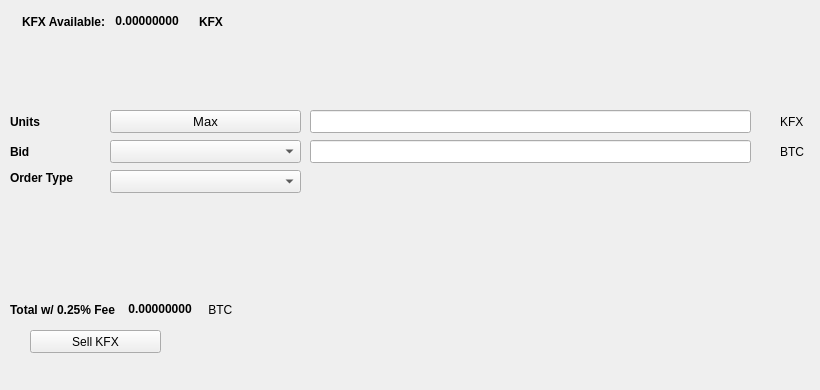
   <widget class="QWidget" name="SellTab">
    <attribute name="title">
     <string>Sell</string>
    </attribute>
    <widget class="QLabel" name="label_16">
     <property name="geometry">
      <rect>
       <x>780</x>
       <y>140</y>
       <width>31</width>
       <height>23</height>
      </rect>
     </property>
     <property name="text">
      <string>BTC</string>
     </property>
    </widget>
    <widget class="QComboBox" name="SellBidcomboBox">
     <property name="geometry">
      <rect>
       <x>110</x>
       <y>140</y>
       <width>191</width>
       <height>23</height>
      </rect>
     </property>
     <property name="font">
      <font>
       <pointsize>10</pointsize>
      </font>
     </property>
    </widget>
    <widget class="QLabel" name="label_18">
     <property name="geometry">
      <rect>
       <x>10</x>
       <y>110</y>
       <width>46</width>
       <height>23</height>
      </rect>
     </property>
     <property name="font">
      <font>
       <weight>75</weight>
       <bold>true</bold>
      </font>
     </property>
     <property name="text">
      <string>Units</string>
     </property>
    </widget>
    <widget class="QPushButton" name="Sell_Max_Amount">
     <property name="geometry">
      <rect>
       <x>110</x>
       <y>110</y>
       <width>191</width>
       <height>23</height>
      </rect>
     </property>
     <property name="font">
      <font>
       <pointsize>10</pointsize>
      </font>
     </property>
     <property name="text">
      <string>Max</string>
     </property>
    </widget>
    <widget class="QLabel" name="label_20">
     <property name="geometry">
      <rect>
       <x>10</x>
       <y>170</y>
       <width>91</width>
       <height>16</height>
      </rect>
     </property>
     <property name="font">
      <font>
       <weight>75</weight>
       <bold>true</bold>
      </font>
     </property>
     <property name="text">
      <string>Order Type</string>
     </property>
    </widget>
    <widget class="QComboBox" name="SellOrdertypeCombo">
     <property name="geometry">
      <rect>
       <x>110</x>
       <y>170</y>
       <width>191</width>
       <height>23</height>
      </rect>
     </property>
     <property name="font">
      <font>
       <pointsize>10</pointsize>
      </font>
     </property>
    </widget>
    <widget class="QLabel" name="label_21">
     <property name="geometry">
      <rect>
       <x>10</x>
       <y>140</y>
       <width>46</width>
       <height>23</height>
      </rect>
     </property>
     <property name="font">
      <font>
       <weight>75</weight>
       <bold>true</bold>
      </font>
     </property>
     <property name="text">
      <string>Bid</string>
     </property>
    </widget>
    <widget class="QLabel" name="label_22">
     <property name="geometry">
      <rect>
       <x>780</x>
       <y>110</y>
       <width>31</width>
       <height>23</height>
      </rect>
     </property>
     <property name="text">
      <string>KFX</string>
     </property>
    </widget>
    <widget class="QLineEdit" name="UnitsInputKFX">
     <property name="geometry">
      <rect>
       <x>310</x>
       <y>110</y>
       <width>441</width>
       <height>23</height>
      </rect>
     </property>
     <property name="font">
      <font>
       <pointsize>9</pointsize>
       <weight>75</weight>
       <bold>true</bold>
      </font>
     </property>
    </widget>
    <widget class="QLineEdit" name="SellBidPriceEdit">
     <property name="geometry">
      <rect>
       <x>310</x>
       <y>140</y>
       <width>441</width>
       <height>23</height>
      </rect>
     </property>
     <property name="font">
      <font>
       <pointsize>9</pointsize>
       <weight>75</weight>
       <bold>true</bold>
      </font>
     </property>
    </widget>
    <widget class="QPushButton" name="SellKFXBTN">
     <property name="geometry">
      <rect>
       <x>30</x>
       <y>330</y>
       <width>131</width>
       <height>23</height>
      </rect>
     </property>
     <property name="text">
      <string>Sell KFX</string>
     </property>
     <property name="icon">
      <iconset resource="../kfx">
       <normaloff>:/icons/bitcoin</normaloff>:/icons/bitcoin</iconset>
     </property>
    </widget>
    <widget class="QWidget" name="layoutWidget3">
     <property name="geometry">
      <rect>
       <x>22</x>
       <y>12</y>
       <width>258</width>
       <height>19</height>
      </rect>
     </property>
     <layout class="QHBoxLayout" name="horizontalLayout">
      <item>
       <widget class="QLabel" name="label232_2">
        <property name="font">
         <font>
          <weight>75</weight>
          <bold>true</bold>
         </font>
        </property>
        <property name="text">
         <string>KFX Available:</string>
        </property>
       </widget>
      </item>
      <item>
       <widget class="QLabel" name="KFXAvailableLabel">
        <property name="palette">
         <palette>
          <active>
           <colorrole role="WindowText">
            <brush brushstyle="SolidPattern">
             <color alpha="255">
              <red>0</red>
              <green>0</green>
              <blue>0</blue>
             </color>
            </brush>
           </colorrole>
           <colorrole role="Button">
            <brush brushstyle="SolidPattern">
             <color alpha="255">
              <red>0</red>
              <green>170</green>
              <blue>0</blue>
             </color>
            </brush>
           </colorrole>
           <colorrole role="Light">
            <brush brushstyle="SolidPattern">
             <color alpha="255">
              <red>0</red>
              <green>255</green>
              <blue>0</blue>
             </color>
            </brush>
           </colorrole>
           <colorrole role="Midlight">
            <brush brushstyle="SolidPattern">
             <color alpha="255">
              <red>0</red>
              <green>212</green>
              <blue>0</blue>
             </color>
            </brush>
           </colorrole>
           <colorrole role="Dark">
            <brush brushstyle="SolidPattern">
             <color alpha="255">
              <red>0</red>
              <green>85</green>
              <blue>0</blue>
             </color>
            </brush>
           </colorrole>
           <colorrole role="Mid">
            <brush brushstyle="SolidPattern">
             <color alpha="255">
              <red>0</red>
              <green>113</green>
              <blue>0</blue>
             </color>
            </brush>
           </colorrole>
           <colorrole role="Text">
            <brush brushstyle="SolidPattern">
             <color alpha="255">
              <red>0</red>
              <green>170</green>
              <blue>0</blue>
             </color>
            </brush>
           </colorrole>
           <colorrole role="BrightText">
            <brush brushstyle="SolidPattern">
             <color alpha="255">
              <red>255</red>
              <green>255</green>
              <blue>255</blue>
             </color>
            </brush>
           </colorrole>
           <colorrole role="ButtonText">
            <brush brushstyle="SolidPattern">
             <color alpha="255">
              <red>0</red>
              <green>0</green>
              <blue>0</blue>
             </color>
            </brush>
           </colorrole>
           <colorrole role="Base">
            <brush brushstyle="SolidPattern">
             <color alpha="255">
              <red>255</red>
              <green>255</green>
              <blue>255</blue>
             </color>
            </brush>
           </colorrole>
           <colorrole role="Window">
            <brush brushstyle="SolidPattern">
             <color alpha="255">
              <red>0</red>
              <green>170</green>
              <blue>0</blue>
             </color>
            </brush>
           </colorrole>
           <colorrole role="Shadow">
            <brush brushstyle="SolidPattern">
             <color alpha="255">
              <red>0</red>
              <green>0</green>
              <blue>0</blue>
             </color>
            </brush>
           </colorrole>
           <colorrole role="AlternateBase">
            <brush brushstyle="SolidPattern">
             <color alpha="255">
              <red>127</red>
              <green>212</green>
              <blue>127</blue>
             </color>
            </brush>
           </colorrole>
           <colorrole role="ToolTipBase">
            <brush brushstyle="SolidPattern">
             <color alpha="255">
              <red>255</red>
              <green>255</green>
              <blue>220</blue>
             </color>
            </brush>
           </colorrole>
           <colorrole role="ToolTipText">
            <brush brushstyle="SolidPattern">
             <color alpha="255">
              <red>0</red>
              <green>0</green>
              <blue>0</blue>
             </color>
            </brush>
           </colorrole>
          </active>
          <inactive>
           <colorrole role="WindowText">
            <brush brushstyle="SolidPattern">
             <color alpha="255">
              <red>0</red>
              <green>0</green>
              <blue>0</blue>
             </color>
            </brush>
           </colorrole>
           <colorrole role="Button">
            <brush brushstyle="SolidPattern">
             <color alpha="255">
              <red>0</red>
              <green>170</green>
              <blue>0</blue>
             </color>
            </brush>
           </colorrole>
           <colorrole role="Light">
            <brush brushstyle="SolidPattern">
             <color alpha="255">
              <red>0</red>
              <green>255</green>
              <blue>0</blue>
             </color>
            </brush>
           </colorrole>
           <colorrole role="Midlight">
            <brush brushstyle="SolidPattern">
             <color alpha="255">
              <red>0</red>
              <green>212</green>
              <blue>0</blue>
             </color>
            </brush>
           </colorrole>
           <colorrole role="Dark">
            <brush brushstyle="SolidPattern">
             <color alpha="255">
              <red>0</red>
              <green>85</green>
              <blue>0</blue>
             </color>
            </brush>
           </colorrole>
           <colorrole role="Mid">
            <brush brushstyle="SolidPattern">
             <color alpha="255">
              <red>0</red>
              <green>113</green>
              <blue>0</blue>
             </color>
            </brush>
           </colorrole>
           <colorrole role="Text">
            <brush brushstyle="SolidPattern">
             <color alpha="255">
              <red>0</red>
              <green>170</green>
              <blue>0</blue>
             </color>
            </brush>
           </colorrole>
           <colorrole role="BrightText">
            <brush brushstyle="SolidPattern">
             <color alpha="255">
              <red>255</red>
              <green>255</green>
              <blue>255</blue>
             </color>
            </brush>
           </colorrole>
           <colorrole role="ButtonText">
            <brush brushstyle="SolidPattern">
             <color alpha="255">
              <red>0</red>
              <green>0</green>
              <blue>0</blue>
             </color>
            </brush>
           </colorrole>
           <colorrole role="Base">
            <brush brushstyle="SolidPattern">
             <color alpha="255">
              <red>255</red>
              <green>255</green>
              <blue>255</blue>
             </color>
            </brush>
           </colorrole>
           <colorrole role="Window">
            <brush brushstyle="SolidPattern">
             <color alpha="255">
              <red>0</red>
              <green>170</green>
              <blue>0</blue>
             </color>
            </brush>
           </colorrole>
           <colorrole role="Shadow">
            <brush brushstyle="SolidPattern">
             <color alpha="255">
              <red>0</red>
              <green>0</green>
              <blue>0</blue>
             </color>
            </brush>
           </colorrole>
           <colorrole role="AlternateBase">
            <brush brushstyle="SolidPattern">
             <color alpha="255">
              <red>127</red>
              <green>212</green>
              <blue>127</blue>
             </color>
            </brush>
           </colorrole>
           <colorrole role="ToolTipBase">
            <brush brushstyle="SolidPattern">
             <color alpha="255">
              <red>255</red>
              <green>255</green>
              <blue>220</blue>
             </color>
            </brush>
           </colorrole>
           <colorrole role="ToolTipText">
            <brush brushstyle="SolidPattern">
             <color alpha="255">
              <red>0</red>
              <green>0</green>
              <blue>0</blue>
             </color>
            </brush>
           </colorrole>
          </inactive>
          <disabled>
           <colorrole role="WindowText">
            <brush brushstyle="SolidPattern">
             <color alpha="255">
              <red>0</red>
              <green>85</green>
              <blue>0</blue>
             </color>
            </brush>
           </colorrole>
           <colorrole role="Button">
            <brush brushstyle="SolidPattern">
             <color alpha="255">
              <red>0</red>
              <green>170</green>
              <blue>0</blue>
             </color>
            </brush>
           </colorrole>
           <colorrole role="Light">
            <brush brushstyle="SolidPattern">
             <color alpha="255">
              <red>0</red>
              <green>255</green>
              <blue>0</blue>
             </color>
            </brush>
           </colorrole>
           <colorrole role="Midlight">
            <brush brushstyle="SolidPattern">
             <color alpha="255">
              <red>0</red>
              <green>212</green>
              <blue>0</blue>
             </color>
            </brush>
           </colorrole>
           <colorrole role="Dark">
            <brush brushstyle="SolidPattern">
             <color alpha="255">
              <red>0</red>
              <green>85</green>
              <blue>0</blue>
             </color>
            </brush>
           </colorrole>
           <colorrole role="Mid">
            <brush brushstyle="SolidPattern">
             <color alpha="255">
              <red>0</red>
              <green>113</green>
              <blue>0</blue>
             </color>
            </brush>
           </colorrole>
           <colorrole role="Text">
            <brush brushstyle="SolidPattern">
             <color alpha="255">
              <red>0</red>
              <green>85</green>
              <blue>0</blue>
             </color>
            </brush>
           </colorrole>
           <colorrole role="BrightText">
            <brush brushstyle="SolidPattern">
             <color alpha="255">
              <red>255</red>
              <green>255</green>
              <blue>255</blue>
             </color>
            </brush>
           </colorrole>
           <colorrole role="ButtonText">
            <brush brushstyle="SolidPattern">
             <color alpha="255">
              <red>0</red>
              <green>85</green>
              <blue>0</blue>
             </color>
            </brush>
           </colorrole>
           <colorrole role="Base">
            <brush brushstyle="SolidPattern">
             <color alpha="255">
              <red>0</red>
              <green>170</green>
              <blue>0</blue>
             </color>
            </brush>
           </colorrole>
           <colorrole role="Window">
            <brush brushstyle="SolidPattern">
             <color alpha="255">
              <red>0</red>
              <green>170</green>
              <blue>0</blue>
             </color>
            </brush>
           </colorrole>
           <colorrole role="Shadow">
            <brush brushstyle="SolidPattern">
             <color alpha="255">
              <red>0</red>
              <green>0</green>
              <blue>0</blue>
             </color>
            </brush>
           </colorrole>
           <colorrole role="AlternateBase">
            <brush brushstyle="SolidPattern">
             <color alpha="255">
              <red>0</red>
              <green>170</green>
              <blue>0</blue>
             </color>
            </brush>
           </colorrole>
           <colorrole role="ToolTipBase">
            <brush brushstyle="SolidPattern">
             <color alpha="255">
              <red>255</red>
              <green>255</green>
              <blue>220</blue>
             </color>
            </brush>
           </colorrole>
           <colorrole role="ToolTipText">
            <brush brushstyle="SolidPattern">
             <color alpha="255">
              <red>0</red>
              <green>0</green>
              <blue>0</blue>
             </color>
            </brush>
           </colorrole>
          </disabled>
         </palette>
        </property>
        <property name="font">
         <font>
          <weight>75</weight>
          <bold>true</bold>
         </font>
        </property>
        <property name="text">
         <string> 0.00000000 </string>
        </property>
        <property name="textInteractionFlags">
         <set>Qt::LinksAccessibleByMouse|Qt::TextSelectableByKeyboard|Qt::TextSelectableByMouse</set>
        </property>
       </widget>
      </item>
      <item>
       <widget class="QLabel" name="labelKFX">
        <property name="font">
         <font>
          <weight>75</weight>
          <bold>true</bold>
         </font>
        </property>
        <property name="text">
         <string>KFX</string>
        </property>
       </widget>
      </item>
     </layout>
    </widget>
    <widget class="QWidget" name="layoutWidget">
     <property name="geometry">
      <rect>
       <x>10</x>
       <y>300</y>
       <width>268</width>
       <height>19</height>
      </rect>
     </property>
     <layout class="QHBoxLayout" name="horizontalLayout_2">
      <item>
       <widget class="QLabel" name="label_19">
        <property name="font">
         <font>
          <weight>75</weight>
          <bold>true</bold>
         </font>
        </property>
        <property name="text">
         <string>Total w/ 0.25% Fee </string>
        </property>
       </widget>
      </item>
      <item>
       <widget class="QLabel" name="SellCostLabel">
        <property name="palette">
         <palette>
          <active>
           <colorrole role="WindowText">
            <brush brushstyle="SolidPattern">
             <color alpha="255">
              <red>0</red>
              <green>0</green>
              <blue>0</blue>
             </color>
            </brush>
           </colorrole>
           <colorrole role="Button">
            <brush brushstyle="SolidPattern">
             <color alpha="255">
              <red>0</red>
              <green>170</green>
              <blue>0</blue>
             </color>
            </brush>
           </colorrole>
           <colorrole role="Light">
            <brush brushstyle="SolidPattern">
             <color alpha="255">
              <red>0</red>
              <green>255</green>
              <blue>0</blue>
             </color>
            </brush>
           </colorrole>
           <colorrole role="Midlight">
            <brush brushstyle="SolidPattern">
             <color alpha="255">
              <red>0</red>
              <green>212</green>
              <blue>0</blue>
             </color>
            </brush>
           </colorrole>
           <colorrole role="Dark">
            <brush brushstyle="SolidPattern">
             <color alpha="255">
              <red>0</red>
              <green>85</green>
              <blue>0</blue>
             </color>
            </brush>
           </colorrole>
           <colorrole role="Mid">
            <brush brushstyle="SolidPattern">
             <color alpha="255">
              <red>0</red>
              <green>113</green>
              <blue>0</blue>
             </color>
            </brush>
           </colorrole>
           <colorrole role="Text">
            <brush brushstyle="SolidPattern">
             <color alpha="255">
              <red>0</red>
              <green>170</green>
              <blue>0</blue>
             </color>
            </brush>
           </colorrole>
           <colorrole role="BrightText">
            <brush brushstyle="SolidPattern">
             <color alpha="255">
              <red>255</red>
              <green>255</green>
              <blue>255</blue>
             </color>
            </brush>
           </colorrole>
           <colorrole role="ButtonText">
            <brush brushstyle="SolidPattern">
             <color alpha="255">
              <red>0</red>
              <green>0</green>
              <blue>0</blue>
             </color>
            </brush>
           </colorrole>
           <colorrole role="Base">
            <brush brushstyle="SolidPattern">
             <color alpha="255">
              <red>255</red>
              <green>255</green>
              <blue>255</blue>
             </color>
            </brush>
           </colorrole>
           <colorrole role="Window">
            <brush brushstyle="SolidPattern">
             <color alpha="255">
              <red>0</red>
              <green>170</green>
              <blue>0</blue>
             </color>
            </brush>
           </colorrole>
           <colorrole role="Shadow">
            <brush brushstyle="SolidPattern">
             <color alpha="255">
              <red>0</red>
              <green>0</green>
              <blue>0</blue>
             </color>
            </brush>
           </colorrole>
           <colorrole role="AlternateBase">
            <brush brushstyle="SolidPattern">
             <color alpha="255">
              <red>127</red>
              <green>212</green>
              <blue>127</blue>
             </color>
            </brush>
           </colorrole>
           <colorrole role="ToolTipBase">
            <brush brushstyle="SolidPattern">
             <color alpha="255">
              <red>255</red>
              <green>255</green>
              <blue>220</blue>
             </color>
            </brush>
           </colorrole>
           <colorrole role="ToolTipText">
            <brush brushstyle="SolidPattern">
             <color alpha="255">
              <red>0</red>
              <green>0</green>
              <blue>0</blue>
             </color>
            </brush>
           </colorrole>
          </active>
          <inactive>
           <colorrole role="WindowText">
            <brush brushstyle="SolidPattern">
             <color alpha="255">
              <red>0</red>
              <green>0</green>
              <blue>0</blue>
             </color>
            </brush>
           </colorrole>
           <colorrole role="Button">
            <brush brushstyle="SolidPattern">
             <color alpha="255">
              <red>0</red>
              <green>170</green>
              <blue>0</blue>
             </color>
            </brush>
           </colorrole>
           <colorrole role="Light">
            <brush brushstyle="SolidPattern">
             <color alpha="255">
              <red>0</red>
              <green>255</green>
              <blue>0</blue>
             </color>
            </brush>
           </colorrole>
           <colorrole role="Midlight">
            <brush brushstyle="SolidPattern">
             <color alpha="255">
              <red>0</red>
              <green>212</green>
              <blue>0</blue>
             </color>
            </brush>
           </colorrole>
           <colorrole role="Dark">
            <brush brushstyle="SolidPattern">
             <color alpha="255">
              <red>0</red>
              <green>85</green>
              <blue>0</blue>
             </color>
            </brush>
           </colorrole>
           <colorrole role="Mid">
            <brush brushstyle="SolidPattern">
             <color alpha="255">
              <red>0</red>
              <green>113</green>
              <blue>0</blue>
             </color>
            </brush>
           </colorrole>
           <colorrole role="Text">
            <brush brushstyle="SolidPattern">
             <color alpha="255">
              <red>0</red>
              <green>170</green>
              <blue>0</blue>
             </color>
            </brush>
           </colorrole>
           <colorrole role="BrightText">
            <brush brushstyle="SolidPattern">
             <color alpha="255">
              <red>255</red>
              <green>255</green>
              <blue>255</blue>
             </color>
            </brush>
           </colorrole>
           <colorrole role="ButtonText">
            <brush brushstyle="SolidPattern">
             <color alpha="255">
              <red>0</red>
              <green>0</green>
              <blue>0</blue>
             </color>
            </brush>
           </colorrole>
           <colorrole role="Base">
            <brush brushstyle="SolidPattern">
             <color alpha="255">
              <red>255</red>
              <green>255</green>
              <blue>255</blue>
             </color>
            </brush>
           </colorrole>
           <colorrole role="Window">
            <brush brushstyle="SolidPattern">
             <color alpha="255">
              <red>0</red>
              <green>170</green>
              <blue>0</blue>
             </color>
            </brush>
           </colorrole>
           <colorrole role="Shadow">
            <brush brushstyle="SolidPattern">
             <color alpha="255">
              <red>0</red>
              <green>0</green>
              <blue>0</blue>
             </color>
            </brush>
           </colorrole>
           <colorrole role="AlternateBase">
            <brush brushstyle="SolidPattern">
             <color alpha="255">
              <red>127</red>
              <green>212</green>
              <blue>127</blue>
             </color>
            </brush>
           </colorrole>
           <colorrole role="ToolTipBase">
            <brush brushstyle="SolidPattern">
             <color alpha="255">
              <red>255</red>
              <green>255</green>
              <blue>220</blue>
             </color>
            </brush>
           </colorrole>
           <colorrole role="ToolTipText">
            <brush brushstyle="SolidPattern">
             <color alpha="255">
              <red>0</red>
              <green>0</green>
              <blue>0</blue>
             </color>
            </brush>
           </colorrole>
          </inactive>
          <disabled>
           <colorrole role="WindowText">
            <brush brushstyle="SolidPattern">
             <color alpha="255">
              <red>0</red>
              <green>85</green>
              <blue>0</blue>
             </color>
            </brush>
           </colorrole>
           <colorrole role="Button">
            <brush brushstyle="SolidPattern">
             <color alpha="255">
              <red>0</red>
              <green>170</green>
              <blue>0</blue>
             </color>
            </brush>
           </colorrole>
           <colorrole role="Light">
            <brush brushstyle="SolidPattern">
             <color alpha="255">
              <red>0</red>
              <green>255</green>
              <blue>0</blue>
             </color>
            </brush>
           </colorrole>
           <colorrole role="Midlight">
            <brush brushstyle="SolidPattern">
             <color alpha="255">
              <red>0</red>
              <green>212</green>
              <blue>0</blue>
             </color>
            </brush>
           </colorrole>
           <colorrole role="Dark">
            <brush brushstyle="SolidPattern">
             <color alpha="255">
              <red>0</red>
              <green>85</green>
              <blue>0</blue>
             </color>
            </brush>
           </colorrole>
           <colorrole role="Mid">
            <brush brushstyle="SolidPattern">
             <color alpha="255">
              <red>0</red>
              <green>113</green>
              <blue>0</blue>
             </color>
            </brush>
           </colorrole>
           <colorrole role="Text">
            <brush brushstyle="SolidPattern">
             <color alpha="255">
              <red>0</red>
              <green>85</green>
              <blue>0</blue>
             </color>
            </brush>
           </colorrole>
           <colorrole role="BrightText">
            <brush brushstyle="SolidPattern">
             <color alpha="255">
              <red>255</red>
              <green>255</green>
              <blue>255</blue>
             </color>
            </brush>
           </colorrole>
           <colorrole role="ButtonText">
            <brush brushstyle="SolidPattern">
             <color alpha="255">
              <red>0</red>
              <green>85</green>
              <blue>0</blue>
             </color>
            </brush>
           </colorrole>
           <colorrole role="Base">
            <brush brushstyle="SolidPattern">
             <color alpha="255">
              <red>0</red>
              <green>170</green>
              <blue>0</blue>
             </color>
            </brush>
           </colorrole>
           <colorrole role="Window">
            <brush brushstyle="SolidPattern">
             <color alpha="255">
              <red>0</red>
              <green>170</green>
              <blue>0</blue>
             </color>
            </brush>
           </colorrole>
           <colorrole role="Shadow">
            <brush brushstyle="SolidPattern">
             <color alpha="255">
              <red>0</red>
              <green>0</green>
              <blue>0</blue>
             </color>
            </brush>
           </colorrole>
           <colorrole role="AlternateBase">
            <brush brushstyle="SolidPattern">
             <color alpha="255">
              <red>0</red>
              <green>170</green>
              <blue>0</blue>
             </color>
            </brush>
           </colorrole>
           <colorrole role="ToolTipBase">
            <brush brushstyle="SolidPattern">
             <color alpha="255">
              <red>255</red>
              <green>255</green>
              <blue>220</blue>
             </color>
            </brush>
           </colorrole>
           <colorrole role="ToolTipText">
            <brush brushstyle="SolidPattern">
             <color alpha="255">
              <red>0</red>
              <green>0</green>
              <blue>0</blue>
             </color>
            </brush>
           </colorrole>
          </disabled>
         </palette>
        </property>
        <property name="font">
         <font>
          <weight>75</weight>
          <bold>true</bold>
         </font>
        </property>
        <property name="autoFillBackground">
         <bool>false</bool>
        </property>
        <property name="text">
         <string> 0.00000000</string>
        </property>
        <property name="textInteractionFlags">
         <set>Qt::LinksAccessibleByMouse|Qt::TextSelectableByMouse</set>
        </property>
       </widget>
      </item>
      <item>
       <widget class="QLabel" name="label_17">
        <property name="font">
         <font>
          <weight>50</weight>
          <bold>false</bold>
         </font>
        </property>
        <property name="text">
         <string> BTC</string>
        </property>
       </widget>
      </item>
     </layout>
    </widget>
    <widget class="QLabel" name="label_23">
     <property name="geometry">
      <rect>
       <x>460</x>
       <y>300</y>
       <width>281</width>
       <height>81</height>
      </rect>
     </property>
     <property name="text">
      <string/>
     </property>
     <property name="pixmap">
      <pixmap>:/images/bittrex</pixmap>
     </property>
    </widget>
   </widget>
